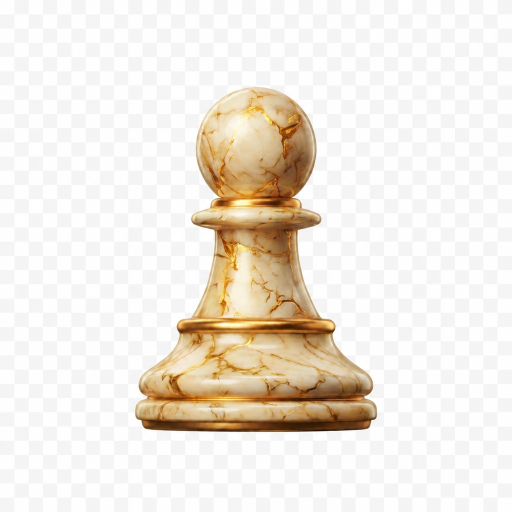
#> input picture raw-assets/wp.png, 1024 x 1024 px (shown at 1/2 size)
$ python prepare_chess_assets_v2.py --input-dir raw-assets --output-dir out
#> lines starting #> are read from the running program, lines starting #| are printed output that depends on the picture; after the words box and inside, x2 and y2 are one past the last pixel; in counts of white or black regions, pixels touching at a corner belong together
#!/usr/bin/env python3
"""Prepare Forged Kings chess assets.

This script removes the faux checkerboard background from each chess piece,
keeps the board image untouched, and writes a clean `public/` structure.

Dependencies:
  pip3 install pillow numpy

Example:
  python3 prepare_chess_assets_v2.py \
      --input-dir ./raw-assets \
      --output-dir ./public
"""

from __future__ import annotations

import argparse
import math
import shutil
import sys
from collections import deque
from pathlib import Path
from typing import Iterable

import numpy as np
from PIL import Image, ImageFilter

PIECE_FILES = [
    "wp.png",
    "wr.png",
    "wn.png",
    "wb.png",
    "wq.png",
    "wk.png",
    "bp.png",
    "br.png",
    "bn.png",
    "bb.png",
    "bq.png",
    "bk.png",
]

BOARD_CANDIDATES = [
    "board-forged-kings.png",
    "board.png",
    "board.jpg",
    "board.jpeg",
    "board.webp",
]


def parse_args() -> argparse.Namespace:
    parser = argparse.ArgumentParser(
        description="Prepare chess piece PNGs and board art for the Forged Kings UI."
    )
    parser.add_argument(
        "--input-dir",
        required=True,
        help="Folder containing the raw PNGs (pieces and optional board).",
    )
    parser.add_argument(
        "--output-dir",
        required=True,
        help="Destination folder for the cleaned public/ assets.",
    )
    parser.add_argument(
        "--board-file",
        default=None,
        help="Optional explicit board filename to copy from the input directory.",
    )
    parser.add_argument(
        "--canvas-size",
        type=int,
        default=1024,
        help="Final square canvas size for each piece PNG (default: 1024).",
    )
    parser.add_argument(
        "--top-margin",
        type=int,
        default=72,
        help="Top margin in the final canvas for pieces (default: 72).",
    )
    parser.add_argument(
        "--bottom-margin",
        type=int,
        default=72,
        help="Bottom margin in the final canvas for pieces (default: 72).",
    )
    parser.add_argument(
        "--side-margin",
        type=int,
        default=72,
        help="Side margin in the final canvas for pieces (default: 72).",
    )
    parser.add_argument(
        "--k",
        type=int,
        default=6,
        help="Number of color clusters used for background separation (default: 6).",
    )
    return parser.parse_args()


def ensure_dir(path: Path) -> None:
    path.mkdir(parents=True, exist_ok=True)


def kmeans_pp(data: np.ndarray, k: int, iters: int = 20, seed: int = 0) -> np.ndarray:
    """Tiny k-means implementation with k-means++ init.

    data must be a float32 array of shape (n, 3).
    """

    if len(data) == 0:
        raise ValueError("kmeans_pp received no data")

    rng = np.random.default_rng(seed)
    n = len(data)
    k = max(1, min(k, n))

    centers = np.empty((k, 3), dtype=np.float32)
    centers[0] = data[rng.integers(n)]

    # k-means++ init
    closest_dist_sq = np.full(n, np.inf, dtype=np.float32)
    for i in range(1, k):
        dist_sq = ((data - centers[i - 1]) ** 2).sum(axis=1)
        closest_dist_sq = np.minimum(closest_dist_sq, dist_sq)
        total = float(closest_dist_sq.sum())
        if not math.isfinite(total) or total <= 0:
            centers[i] = data[rng.integers(n)]
            continue
        probs = closest_dist_sq / total
        idx = rng.choice(n, p=probs)
        centers[i] = data[idx]

    for _ in range(iters):
        dist = ((data[:, None, :] - centers[None, :, :]) ** 2).sum(axis=2)
        labels = dist.argmin(axis=1)
        new_centers = centers.copy()
        for i in range(k):
            pts = data[labels == i]
            if len(pts):
                new_centers[i] = pts.mean(axis=0)
        if np.allclose(new_centers, centers, atol=0.5):
            break
        centers = new_centers

    return centers


def connected_component_from_center(mask: np.ndarray) -> np.ndarray:
    """Keep only the mask component connected to the center (or nearest seed)."""

    h, w = mask.shape
    cy, cx = h // 2, w // 2

    seed = None
    # Search outward from the center to find a foreground seed quickly.
    max_radius = max(h, w) // 2
    for r in range(0, max_radius, 2):
        y0 = max(0, cy - r)
        y1 = min(h, cy + r + 1)
        x0 = max(0, cx - r)
        x1 = min(w, cx + r + 1)
        window = mask[y0:y1, x0:x1]
        if window.any():
            coords = np.argwhere(window)
            # Choose the foreground pixel closest to the image center.
            global_coords = coords + np.array([y0, x0])
            d2 = (global_coords[:, 0] - cy) ** 2 + (global_coords[:, 1] - cx) ** 2
            seed = tuple(global_coords[int(d2.argmin())])
            break

    if seed is None:
        return mask

    visited = np.zeros_like(mask, dtype=bool)
    q: deque[tuple[int, int]] = deque([seed])
    visited[seed] = True

    # 8-neighborhood flood fill.
    neighbors = [
        (-1, -1), (-1, 0), (-1, 1),
        (0, -1),           (0, 1),
        (1, -1),  (1, 0),  (1, 1),
    ]

    while q:
        y, x = q.popleft()
        for dy, dx in neighbors:
            ny, nx = y + dy, x + dx
            if 0 <= ny < h and 0 <= nx < w and mask[ny, nx] and not visited[ny, nx]:
                visited[ny, nx] = True
                q.append((ny, nx))

    return visited


def pick_foreground_clusters(labels: np.ndarray, center_dist: np.ndarray) -> set[int]:
    unique = np.unique(labels)
    stats = []
    total = labels.size
    for cluster in unique:
        cluster_mask = labels == cluster
        count = int(cluster_mask.sum())
        if count == 0:
            continue
        mean_dist = float(center_dist[cluster_mask].mean())
        stats.append((int(cluster), count, mean_dist))

    if not stats:
        return set()

    stats.sort(key=lambda t: t[2])  # by mean distance to center

    if len(stats) == 1:
        return {stats[0][0]}

    gaps = [stats[i + 1][2] - stats[i][2] for i in range(len(stats) - 1)]
    split = int(np.argmax(gaps))
    fg = {cluster for cluster, _, _ in stats[: split + 1]}

    fg_pixels = sum(count for cluster, count, _ in stats if cluster in fg)
    fg_fraction = fg_pixels / total

    # Fallback if the elbow split looks weird.
    if fg_fraction < 0.03 or fg_fraction > 0.60:
        min_dist = stats[0][2]
        max_dist = stats[-1][2]
        threshold = min_dist + 0.25 * (max_dist - min_dist)
        fg = {cluster for cluster, _, dist in stats if dist <= threshold}

    return fg


def remove_fake_background(img: Image.Image, k: int = 6) -> Image.Image:
    """Return an RGBA image with the faux background removed."""

    rgba = img.convert("RGBA")
    arr = np.array(rgba)
    rgb = arr[:, :, :3].astype(np.float32)
    h, w = rgb.shape[:2]

    # Sample every Nth pixel to keep k-means fast.
    sample_step = max(6, min(12, max(h, w) // 128 or 8))
    sample = rgb[::sample_step, ::sample_step].reshape(-1, 3)

    centers = kmeans_pp(sample, k=k, iters=20, seed=0)
    flat = rgb.reshape(-1, 3)
    dists = ((flat[:, None, :] - centers[None, :, :]) ** 2).sum(axis=2)
    labels = dists.argmin(axis=1).reshape(h, w)

    yy, xx = np.mgrid[:h, :w]
    center_dist = np.sqrt((xx - w / 2.0) ** 2 + (yy - h / 2.0) ** 2)

    fg_clusters = pick_foreground_clusters(labels, center_dist)
    if not fg_clusters:
        return rgba

    mask = np.isin(labels, list(fg_clusters))

    # Keep only the central connected component to suppress background leaks.
    mask = connected_component_from_center(mask)

    # Smooth the mask a little while preserving edges.
    mask_img = Image.fromarray((mask.astype(np.uint8) * 255), mode="L")
    mask_img = mask_img.filter(ImageFilter.MaxFilter(3))
    mask_img = mask_img.filter(ImageFilter.MinFilter(3))
    mask_img = mask_img.filter(ImageFilter.MaxFilter(3))
    mask_arr = np.array(mask_img) > 0

    if mask_arr.sum() == 0:
        return rgba

    out = rgba.copy()
    out.putalpha(Image.fromarray(mask_arr.astype(np.uint8) * 255, mode="L"))
    return out


def crop_to_mask(img: Image.Image, pad: int = 16) -> Image.Image:
    alpha = np.array(img.getchannel("A"))
    ys, xs = np.where(alpha > 0)
    if len(xs) == 0 or len(ys) == 0:
        return img

    left = max(0, int(xs.min()) - pad)
    right = min(img.width, int(xs.max()) + pad + 1)
    top = max(0, int(ys.min()) - pad)
    bottom = min(img.height, int(ys.max()) + pad + 1)
    return img.crop((left, top, right, bottom))


def place_on_canvas(img: Image.Image, canvas_size: int, top_margin: int, bottom_margin: int, side_margin: int) -> Image.Image:
    crop = img.convert("RGBA")
    max_w = canvas_size - 2 * side_margin
    max_h = canvas_size - top_margin - bottom_margin

    scale = min(1.0, max_w / crop.width, max_h / crop.height)
    if scale < 1.0:
        new_w = max(1, int(round(crop.width * scale)))
        new_h = max(1, int(round(crop.height * scale)))
        crop = crop.resize((new_w, new_h), Image.Resampling.LANCZOS)

    canvas = Image.new("RGBA", (canvas_size, canvas_size), (0, 0, 0, 0))
    x = (canvas_size - crop.width) // 2
    y = canvas_size - bottom_margin - crop.height
    y = max(top_margin, y)
    canvas.alpha_composite(crop, (x, y))
    return canvas


def process_piece(src: Path, dst: Path, args: argparse.Namespace) -> None:
    print(f"Preparing piece: {src.name} -> {dst}")
    img = Image.open(src)
    cleaned = remove_fake_background(img, k=args.k)
    cleaned = crop_to_mask(cleaned, pad=16)
    placed = place_on_canvas(
        cleaned,
        canvas_size=args.canvas_size,
        top_margin=args.top_margin,
        bottom_margin=args.bottom_margin,
        side_margin=args.side_margin,
    )
    ensure_dir(dst.parent)
    placed.save(dst, format="PNG", optimize=True)


def find_board_file(input_dir: Path, explicit: str | None) -> Path | None:
    if explicit:
        candidate = input_dir / explicit
        if candidate.exists():
            return candidate
        raise FileNotFoundError(f"Board file not found: {candidate}")

    for name in BOARD_CANDIDATES:
        candidate = input_dir / name
        if candidate.exists():
            return candidate

    # Fallback: any file containing 'board' in the name.
    for candidate in sorted(input_dir.iterdir()):
        if candidate.is_file() and 'board' in candidate.name.lower():
            return candidate
    return None


def main() -> int:
    args = parse_args()
    input_dir = Path(args.input_dir).expanduser().resolve()
    output_dir = Path(args.output_dir).expanduser().resolve()

    if not input_dir.exists():
        print(f"Input directory does not exist: {input_dir}", file=sys.stderr)
        return 1

    pieces_out = output_dir / "chess-pieces"
    boards_out = output_dir / "boards"
    ensure_dir(pieces_out)
    ensure_dir(boards_out)

    for filename in PIECE_FILES:
        src = input_dir / filename
        if not src.exists():
            print(f"Missing piece file: {src}", file=sys.stderr)
            continue
        dst = pieces_out / filename
        process_piece(src, dst, args)
#> in process_piece, img is the input picture: PIL image 1024x1024 RGB; mean R, G, B 239.7, 233.2, 224.5
#> in kmeans_pp, `n = len(data)`: n = 16384
#> in kmeans_pp, `k = max(1, min(k, n))`: k = 6
#> the loop in kmeans_pp, `for i in range(1, k):` made 5 passes
#> (total, idx) on passes 1 to 5: (104940352, 7222), (25294200, 3396), (9666195, 1040), (7671095, 12880), (6883989, 13237)
#> after the loop in kmeans_pp, `for i in range(1, k):`: centers = [[244, 244, 244], [149, 87, 31], [221, 201, 163], [254, 254, 254], [62, 25, 1], [191, 149, 88]]; closest_dist_sq = 16384 values, max 13642 at index 9144, min 0 at index 1, mean 420.2
#> in remove_fake_background, `centers = kmeans_pp(sample, k=k, iters=20, seed=0)`: centers = [[244.4, 244.1, 243.3], [164, 106.3, 46.38], [226.5, 203.2, 158], [253.9, 253.8, 253.9], [103.4, 55.62, 18.98], [200.5, 159.6, 97.69]]
#> in remove_fake_background, `labels = dists.argmin(axis=1).reshape(h, w)`:
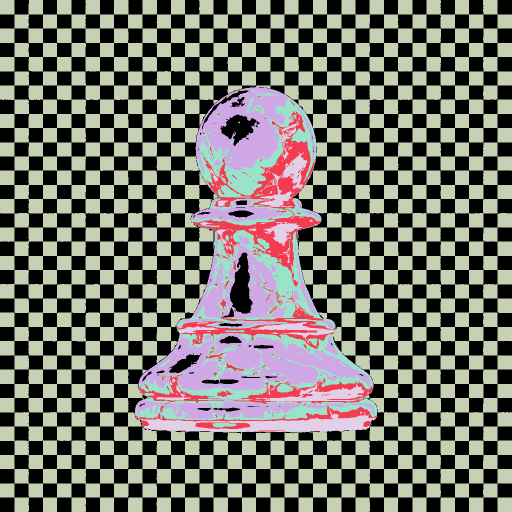
#> labels: shape (1024, 1024) int64 (shown at 1/2 size); 6 distinct labels, from 0 to 5; one colour per label, 0 black
#> in pick_foreground_clusters, `unique = np.unique(labels)`: unique = [0, 1, 2, 3, 4, 5]
#> the loop in pick_foreground_clusters, `for cluster in unique:` made 6 passes
#> (count, mean_dist) on passes 1 to 6: (441119, 423.2), (34490, 196.3), (67248, 219.3), (434094, 429.9), (21212, 265.7), (50413, 205)
#> pass 1, in pick_foreground_clusters, `cluster_mask = labels == cluster`:
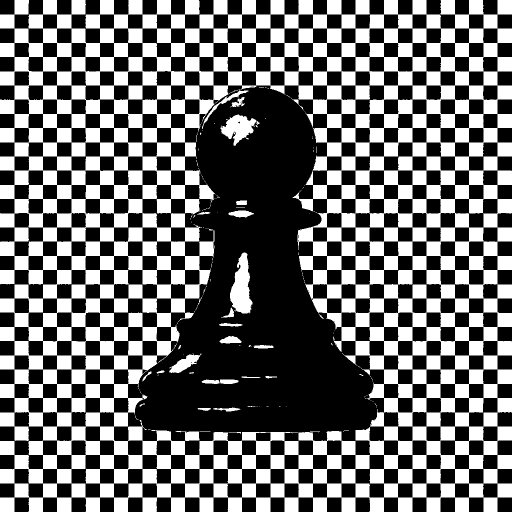
#> cluster_mask: shape (1024, 1024) bool (shown at 1/2 size); 42.1% white; 159 white regions (126 under 20 px), largest, box (x1, y1, x2, y2) and area: (0, 0, 1024, 1024) 429400, (460, 505, 505, 627) 3406, (441, 229, 519, 292) 2445
#> pass 3, in pick_foreground_clusters, `cluster_mask = labels == cluster`:
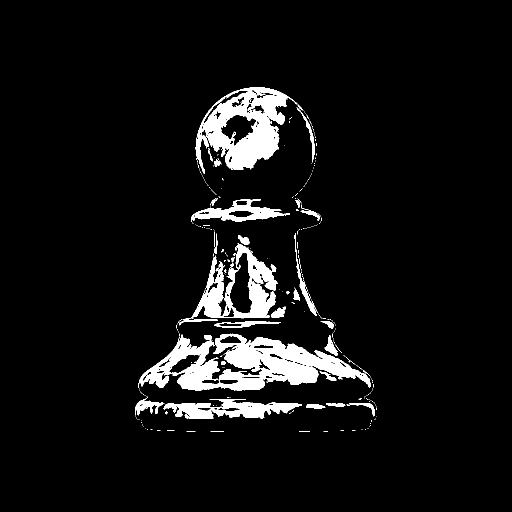
#> cluster_mask: shape (1024, 1024) bool (shown at 1/2 size); 6.4% white; 318 white regions (277 under 20 px), largest, box (x1, y1, x2, y2) and area: (277, 667, 742, 782) 24586, (391, 174, 607, 348) 15895, (358, 486, 555, 651) 10216
#> after the loop in pick_foreground_clusters, `for cluster in unique:`: stats = [(0, 441119, 423.2), (1, 34490, 196.3), (2, 67248, 219.3), (3, 434094, 429.9), (4, 21212, 265.7), (5, 50413, 205)]
#> in pick_foreground_clusters, `gaps = [stats[i + 1][2] - stats[i][2] for i in range(len(stats) - 1)]`: gaps = [8.73, 14.24, 46.45, 157.5, 6.69]
#> in pick_foreground_clusters, `split = int(np.argmax(gaps))`: split = 3
#> in pick_foreground_clusters, `fg = {cluster for cluster, _, _ in stats[: split + 1]}`: fg = 4 items
#> in pick_foreground_clusters, `fg_pixels = sum(count for cluster, count, _ in stats if cluster in fg)`: fg_pixels = 173363
#> in pick_foreground_clusters, `fg_fraction = fg_pixels / total`: fg_fraction = 0.165
#> in remove_fake_background, `fg_clusters = pick_foreground_clusters(labels, center_dist)`: fg_clusters = 4 items
#> in remove_fake_background, `mask = np.isin(labels, list(fg_clusters))`:
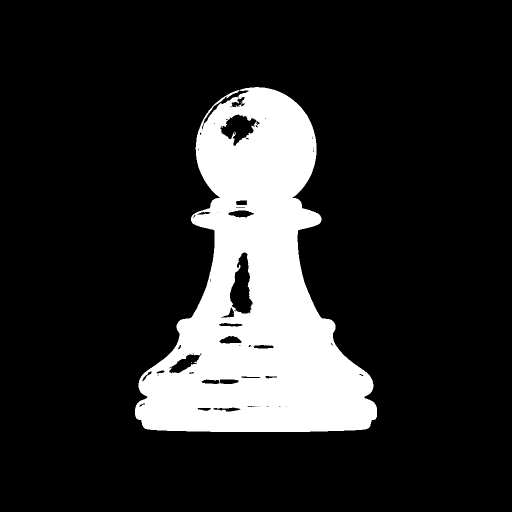
#> mask: shape (1024, 1024) bool (shown at 1/2 size); 16.5% white; 4 white regions (3 under 20 px), largest, box (x1, y1, x2, y2) and area: (270, 174, 754, 864) 173359
#> the loop in connected_component_from_center, `for r in range(0, max_radius, 2):` made 1 pass
#> (window, coords, d2, seed) on pass 1: ([True], [[0, 0]], [0], (512, 512))
#> the loop in connected_component_from_center, `while q:` made 173359 passes
#> (y, x) on passes 1 to 3: (512, 512), (511, 511), (511, 512)
#> in remove_fake_background, `mask_img = mask_img.filter(ImageFilter.MaxFilter(3))`:
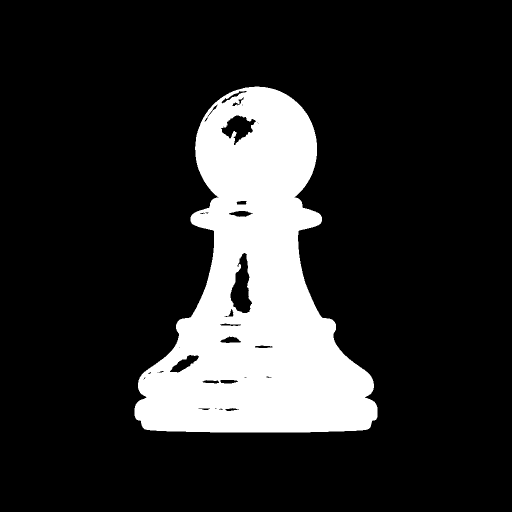
#> mask_img: PIL image 1024x1024 L (shown at 1/2 size); 17.1% white; 1 white region, box (x1, y1, x2, y2) and area: (269, 173, 755, 865) 179229
#> in crop_to_mask, `left = max(0, int(xs.min()) - pad)`: left = 253
#> in crop_to_mask, `right = min(img.width, int(xs.max()) + pad + 1)`: right = 771
#> in crop_to_mask, `top = max(0, int(ys.min()) - pad)`: top = 157
#> in crop_to_mask, `bottom = min(img.height, int(ys.max()) + pad + 1)`: bottom = 881
#> in crop_to_mask, `return img.crop((left, top, right, bottom))`:
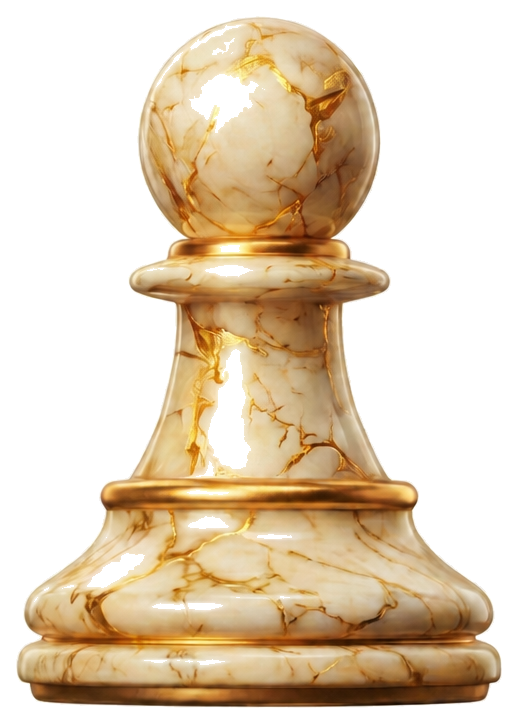
#> returned value: PIL image 518x724 RGBA; mean R, G, B, A 222.5, 204.6, 180.2, 121.9; transparent parts drawn white
#> in place_on_canvas, `canvas.alpha_composite(crop, (x, y))`:
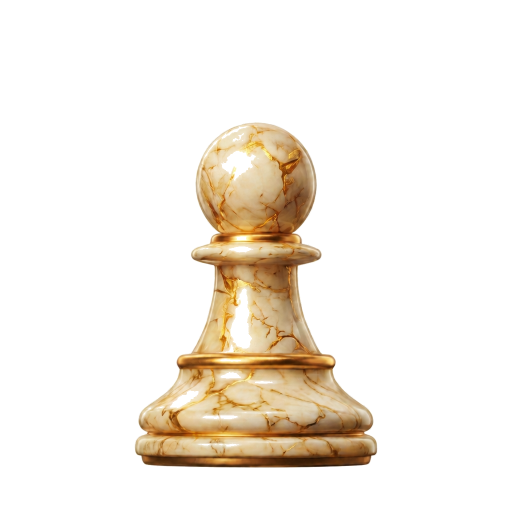
#> canvas: PIL image 1024x1024 RGBA (shown at 1/2 size); mean R, G, B, A 33.1, 26.8, 18.2, 43.6; transparent parts drawn white
#> pass 2 of the loop in main, `for filename in PIECE_FILES:`:
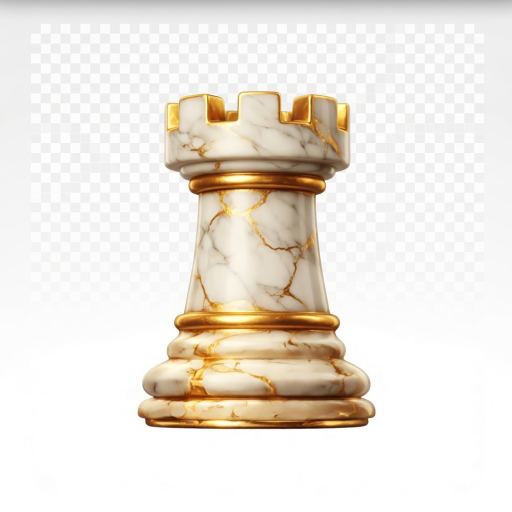
#> input picture raw-assets/wr.png, 1024 x 1024 px (shown at 1/2 size)
#> in process_piece, img is the input picture: PIL image 1024x1024 RGBA; mean R, G, B, A 236.6, 230.6, 222.4, 255
#> the loop in kmeans_pp (call 2), `for i in range(1, k):` made 5 passes
#> (total, idx) on passes 1 to 4: (136267872, 5681), (51926528, 128), (23419332, 520), (20882756, 12496)
#> the loop in pick_foreground_clusters (call 2), `for cluster in unique:` made 6 passes
#> (count, mean_dist) on passes 1 to 4: (549042, 433.5), (20742, 242.4), (97483, 279.4), (285537, 413.9)
#> pass 1, in pick_foreground_clusters (call 2), `cluster_mask = labels == cluster`:
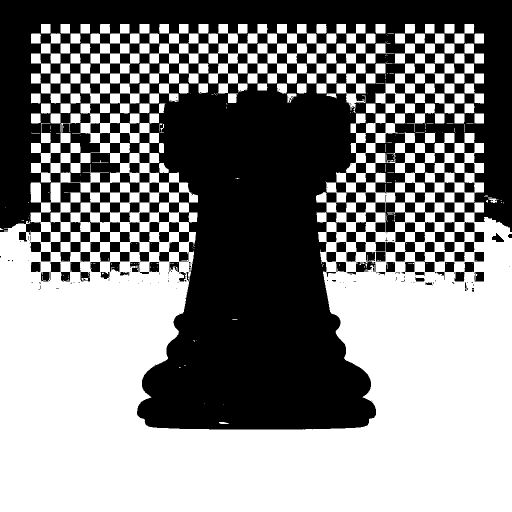
#> cluster_mask: shape (1024, 1024) bool (shown at 1/2 size); 52.4% white; 144 black regions (97 under 20 px), largest, box (x1, y1, x2, y2) and area: (0, 0, 1024, 859) 483401, (791, 484, 869, 524) 1498, (60, 484, 101, 523) 760
#> after the loop in pick_foreground_clusters (call 2), `for cluster in unique:`: stats = [(0, 549042, 433.5), (1, 20742, 242.4), (2, 97483, 279.4), (3, 285537, 413.9), (4, 38355, 240.8), (5, 57417, 227.8)]
#> gaps = [12.96, 1.68, 36.99, 134.5, 19.6]
#> fg_pixels = 213997
#> fg_fraction = 0.204
#> the loop in connected_component_from_center (call 2), `for r in range(0, max_radius, 2):` made 1 pass
#> the loop in connected_component_from_center (call 2), `while q:` made 192571 passes
#> in place_on_canvas (call 2), `canvas.alpha_composite(crop, (x, y))`:
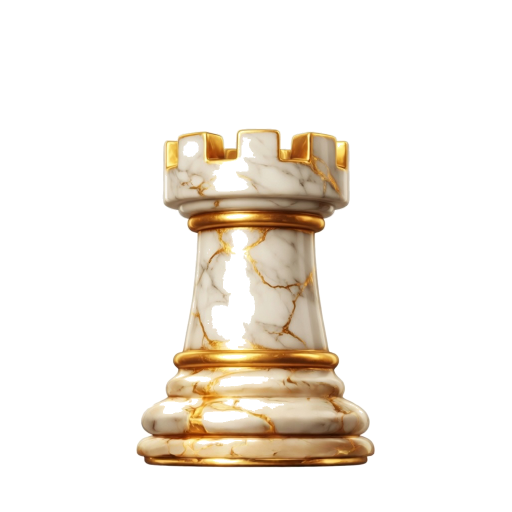
#> canvas: PIL image 1024x1024 RGBA (shown at 1/2 size); mean R, G, B, A 36.6, 30.7, 23.1, 48.7; transparent parts drawn white

    board_src = find_board_file(input_dir, args.board_file)
#> the loop in find_board_file, `for name in BOARD_CANDIDATES:` made 5 passes
#> name on passes 1 to 5: 'board-forged-kings.png', 'board.png', 'board.jpg', 'board.jpeg', 'board.webp'
#> pass 2 of the loop in find_board_file, `for candidate in sorted(input_dir.iterdir()):`:
    if board_src is not None:
        board_dst = boards_out / "board-forged-kings.png"
        print(f"Preparing board: {board_src.name} -> {board_dst}")
        # If input/output are the same file, skip a redundant copy.
        if board_src.resolve() != board_dst.resolve():
            shutil.copy2(board_src, board_dst)
    else:
        print("No board image found; skipping board copy.")

    print("Done.")
    return 0


if __name__ == "__main__":
    raise SystemExit(main())
#> (the program exits here)
